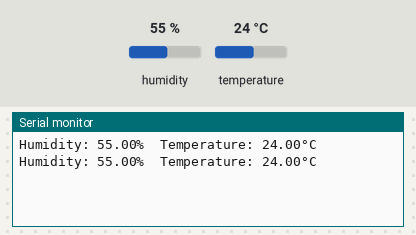
A sketch run on a simulated Arduino Uno, built with avr-gcc and run on an emulated ATmega328P. Shown: the last lines printed to the serial monitor. The test bench sets the inputs (shaded band); at power-on: humidity 55 %, temperature 24 °C.

Above: at 4.8 s.
4.9 s: humidity set to 22 %
At 6.8 s:
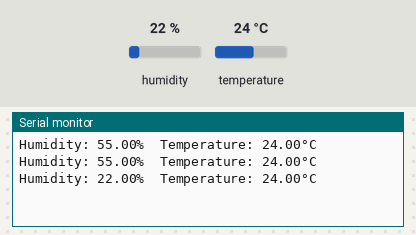
7.9 s: temperature set to 12 °C
At 8.6 s:
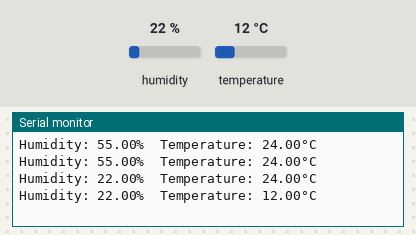
10.9 s: humidity set to 40 %
At 13.3 s:
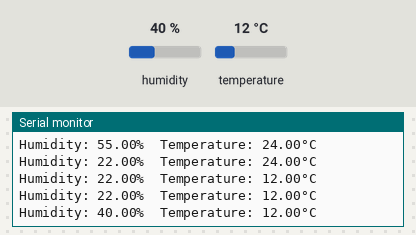
Timing chart, 0 to 14.8 s (numbered marks = the images above; inputs shaded):
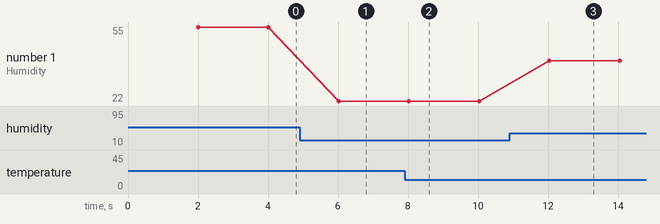

The sketch:

arduino_dht22.ino
```cpp
#include "DHT.h"

#define DHTPIN 4
#define DHTTYPE DHT22

DHT dht(DHTPIN, DHTTYPE);

void setup()
{
  Serial.begin(9600);

  dht.begin();
}

void loop()
{

  // Wait a few seconds between measurements.
  delay(2000);

  // Reading temperature or humidity takes about 250 milliseconds!
  // Sensor readings may also be up to 2 seconds 'old' (its a very slow sensor)
  float h = dht.readHumidity();
  // Read temperature as Celsius (the default)
  float t = dht.readTemperature();

  // Check if any reads failed and exit early (to try again).
  if (isnan(h) || isnan(t)) {
    Serial.println(F("Failed to read from DHT sensor!"));
    return;
  }

  Serial.print(F("Humidity: "));
  Serial.print(h);
  Serial.print(F("%  Temperature: "));
  Serial.print(t);
  Serial.println(F("°C "));
}
```

Measured:
- after the input at 4.9 s, the serial monitor: prints a new line after 1.1 s (image 1)
- after the input at 7.9 s, the serial monitor: prints a new line after 0.12 s (image 2)
- after the input at 10.9 s, the serial monitor: prints a new line after 1.1 s (image 3)
- plotted number 1: 55 → 22 after the input at 4.9 s, 22 → 40 after the input at 10.9 s
